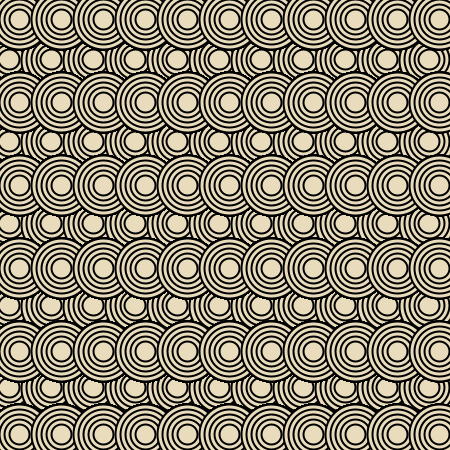
Frame 1 (no input)
Frame 2 (the mouse pressed at the canvas centre, redrawn once): identical to frame 1, image omitted

The Processing sketch that drew this single still picture (run headless with seeded random() and noise(); the mouse was pressed at the canvas centre and the sketch redrawn once):

// Processing sketch: processing_29018
// ── processing_29018.pde

// globabl variables
// declared its name and assigns a value
// x Position
int xPos = 225;
// y Position
int yPos = 225;

void setup() {
  // size of screen
  size(450, 450);
  // local varibles
  // stops animation
  noLoop();
  // another way of adding width and height to the stage
  int stageWidth = width;
  int stageHeight = height;
  // background's color in RGB
  background(255, 255, 255);
  // smooths out objects
  smooth();
  // minus fill
  noFill();
}

void draw() {
  // Locally changing the xPosition within the draw method
  xPos = 300;
  // integers a creating size of ellipses
  int b = 60;
  int f = 60;

  // d = columns
  for (int d = 0; d < 11; d++) {
    // s = rows 
    for (int s = 0; s < 11; s++) {
      // spacing between circles
      drawEllipses(42 * d, 82 * s, b);
      // e = columns
      for (int e = 0; e < 11; e++) {
        // t = rows
        for (int t = 0; t < 11; t++) {
          // spacing between circles
          drawEllipse(42 * e, 83 * t, f);
        }
      }
    }
  }
}

void drawEllipses(int xPos, int yPos, int b) {
  // gray color
  fill(233, 220, 188);
  // adding black stroke
  stroke(0, 0, 0);
  // adding weight to stroke
  strokeWeight(2);
  // smoothing out objects
  smooth();
  // placing ellipses in x and y positions
  ellipse(xPos + 9, yPos + 60, b, b);
  // minus fill, just the stroke
  noFill();
  ellipse(xPos + 9, yPos + 59.75, b - 10, b - 10);
  ellipse(xPos + 9, yPos + 59.75, b - 20, b - 20);
  ellipse(xPos + 9, yPos + 59.75, b - 30, b - 30);
  ellipse(xPos + 9, yPos + 59.75, b - 39.75, b - 39.75);
}

void drawEllipse(int xPos, int yPos, int f) {
  // color gray
  fill(233, 220, 188);
  // adding black stroke
  stroke(0, 0, 0);
  // adding weight to stroke
  strokeWeight(2);
  // smoothing out objects
  smooth();
  // placing ellipses in x and y positions
  ellipse(xPos + 19.75, yPos + 19.75, f, f);
  // minus the fill, just the stroke 
  noFill();
  ellipse(xPos + 19.75, yPos + 19.75, f - 10, f - 10);
  ellipse(xPos + 19.75, yPos + 19.75, f - 20, f - 20);
  ellipse(xPos + 19.75, yPos + 19.75, f - 30, f - 30);
  ellipse(xPos + 19.75, yPos + 19.75, f - 39.75, f - 39.75);
}
